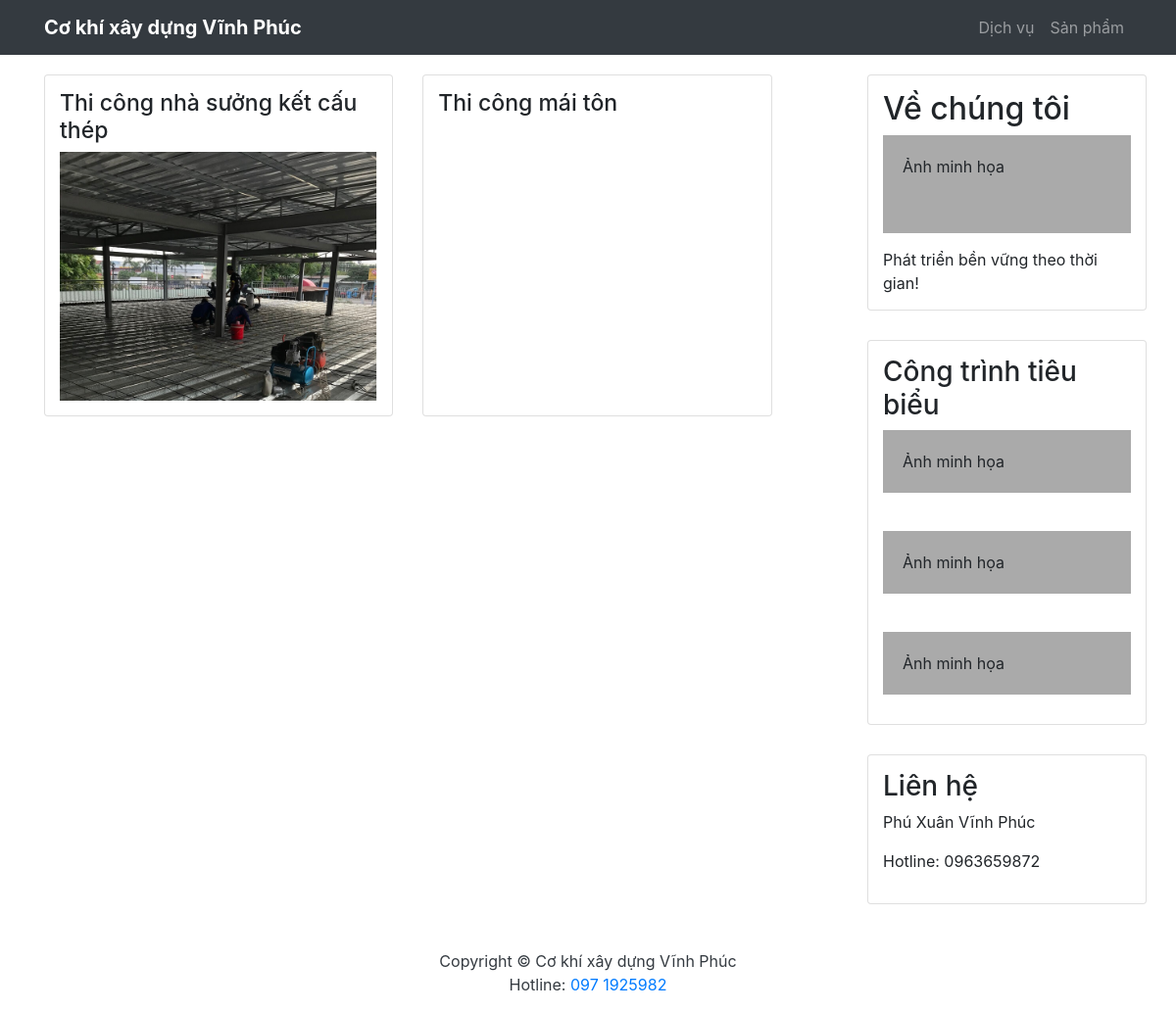
/dich-vu/, run on an earlier commit of the app's database.
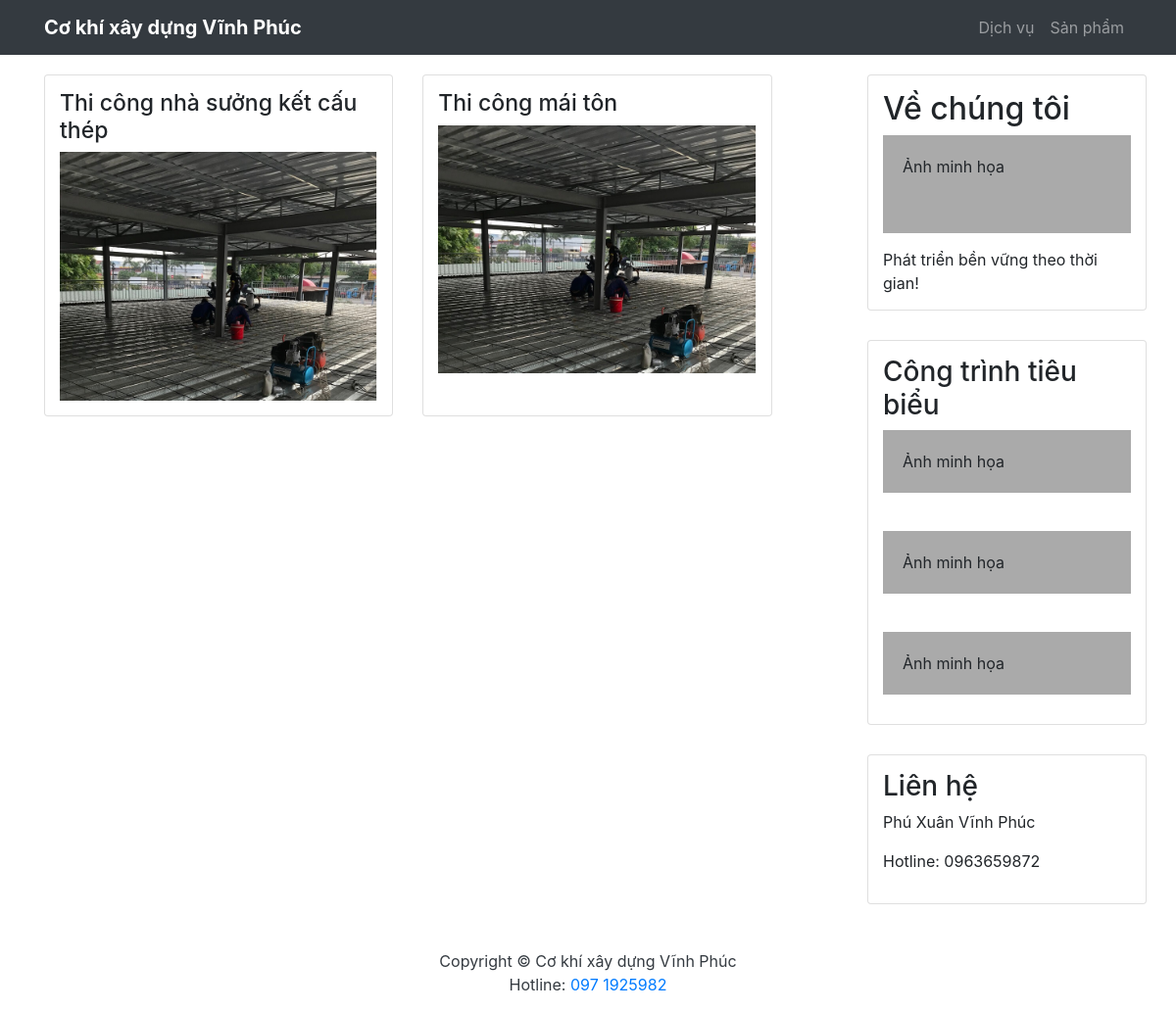
And on a later commit of the database.
### service/models.py (models this page shows, shortened)
class Service(models.Model):
    title = models.CharField(max_length=200, null=True, blank=False)
    slug = models.SlugField()
    content = models.TextField(null=True, blank=True)
    date_created = models.DateTimeField(auto_now_add=True)
    thumbnail = models.ImageField(upload_to = path_file_name, null=True, blank=True)

### service/views.py (the view)
# urls.py: path('', views.serviceList, name='service_list'),
def serviceList(request):
    services = Service.objects.all()
    return render(request, 'service_list.html', { 'services': services})

### templates/service_list.html (shortened to what this page needs)
{% extends "base.html" %}
{% load static %}
{% block extrahead %}
<link rel="stylesheet" href="{% static 'css/service_list.css' %}">
{% endblock extrahead %}
{% block content %}
<div class="row">
    <div class="leftcolumn container-service">
        <div class="row" style="margin:0">
            {% for service in services %}
            <div class="col-lg-5 col-md-6 mb-4 card service">
                <h2 href="#">{{service.title}}</h2>
                <div class="thumbnail">
                    {% if service.thumbnail  %}
                        <img src="{{ service.thumbnail.url }}" alt="" srcset="">
                    {% else %}
                        <img src="/static/images/settings.gif" alt="" srcset="">
                    {% endif %}
                </div>
            </div>
            {% endfor %}
        </div>
    </div>
    <div class="rightcolumn">
        <div class="card">
            <h2>Về chúng tôi</h2>
            <div class="fakeimg" style="height:100px;">Ảnh minh họa</div>
            <p style="margin:0">Phát triển bền vững theo thời gian!</p>
        </div>
        <div class="card">
            <h3>Công trình tiêu biểu</h3>
            <div class="fakeimg">Ảnh minh họa</div><br>
            <div class="fakeimg">Ảnh minh họa</div><br>
            <div class="fakeimg">Ảnh minh họa</div>
        </div>
        <div class="card">
            <h3>Liên hệ</h3>
            <p>Phú Xuân Vĩnh Phúc</p>
            <p>Hotline: 0963659872</p>
        </div>
    </div>
</div>
{% endblock content %}

### templates/base.html (shortened to what this page needs)
{% load static %}
<!DOCTYPE html>
<html>
<head>
    <link rel="stylesheet" href="https://stackpath.bootstrapcdn.com/bootstrap/4.4.1/css/bootstrap.min.css"
>
    <link rel="stylesheet" href="https://pro.fontawesome.com/releases/v5.10.0/css/all.css"
 />
    <link rel="stylesheet" href="{% static 'css/base.css' %}">
    {% block extrahead %}{% endblock extrahead %}
</head>
<body>
    <nav class="navbar navbar-expand-lg navbar-dark bg-dark fixed-top">
        <div class="container">
            <a class="navbar-brand" data-toggle="collapse" data-target="#navbarNavDropdown">Cơ khí xây dựng Vĩnh Phúc</a>
            <div class="collapse navbar-collapse" id="navbarNavDropdown">
                <ul class="navbar-nav ml-auto">
                    <li class="nav-item">
                        <a class="nav-link" href="{% url 'service_list' %}">Dịch vụ</a>
                    </li>
                    <li class="nav-item">
                        <a class="nav-link" href="{% url 'product_list' %}">Sản phẩm</a>
                    </li>
                </ul>
            </div>
        </div>
    </nav>
    <div class="container">
        {% block content %}{% endblock content %}
    </div>
    <footer class="py-3 bg-grey">
        <p class="m-0 text-dark text-center ">Copyright &copy; Cơ khí xây dựng Vĩnh Phúc</p>
        <p class="m-0 text-dark text-center ">Hotline: <a href="tel:0971925982"> 097 1925982</a></p>
    </footer>
</body>
</html>

### static/css/base.css (style rules this page uses)
body { padding-top: 56px; }
.navbar-brand { font-weight: bold; }

### static/css/service_list.css (style rules this page uses)
.service { background-color: white; padding: 20px; margin: 20px 15px; cursor: pointer; }
.service h2 { font-size: 23px; }
.thumbnail img { width: 100%; max-height: 350px; object-fit: cover; }
.leftcolumn { width: 75%; }
.rightcolumn { width: 25%; padding-top: 20px; }
.card { padding: 15px; margin-bottom: 30px; }
.fakeimg { background-color: #aaa; width: 100%; padding: 20px; margin-bottom: 15px; }

What changed in the data, as far as the page shows it:
changed Service "Thi công mái tôn": thumbnail: picture added
